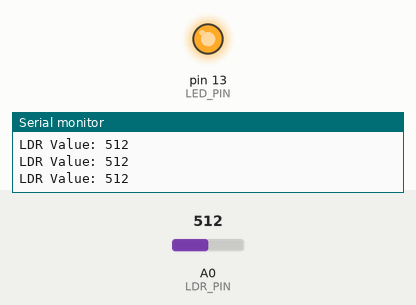
This sketch was run on a simulated Arduino Uno, built with avr-gcc and run on an emulated ATmega328P. Parts: output pins drawn as LEDs (lit = HIGH), the last lines printed to the serial monitor. The test bench sets the inputs (shaded band); at power-on: A0 (LDR_PIN) = 512.

Above: at 1.2 s.
1.3 s: A0 (LDR_PIN) set to 484
At 2.6 s:
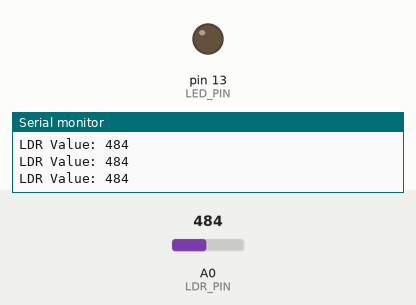
2.9 s: A0 (LDR_PIN) set to 510
At 4.2 s:
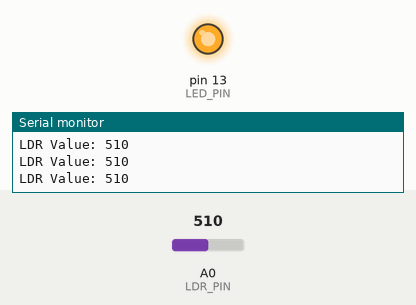
4.5 s: A0 (LDR_PIN) set to 490
At 5.5 s:
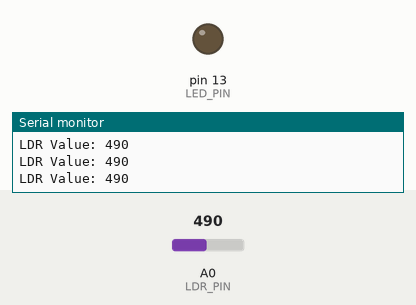
Timing chart, 0 to 7.5 s (numbered marks = the images above; inputs shaded):
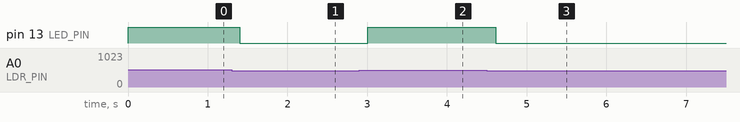

The sketch:

automatic_streetlight.ino
```cpp
const int LDR_PIN = A0;
const int LED_PIN = 13;
const int THRESHOLD = 500; // 969 in dark is well above 500

void setup() {
  pinMode(LED_PIN, OUTPUT);
  Serial.begin(9600);
}

void loop() {
  int ldrValue = analogRead(LDR_PIN);

  Serial.print("LDR Value: ");
  Serial.println(ldrValue);

  // FLIPPED LOGIC: Turn ON LED when value goes ABOVE 500 (Darkness = 969)
  if (ldrValue > THRESHOLD) {
    digitalWrite(LED_PIN, HIGH);
  } else {
    digitalWrite(LED_PIN, LOW);
  }

  delay(200);
}
```

Measured:
- the behaviour switches between 501 and 500 on A0 (LDR_PIN) (found by bisection; images 0 and 1)
- after the input at 1.3 s, pin 13 (LED_PIN): HIGH → LOW after 0.10 s
- after the input at 2.9 s, pin 13 (LED_PIN): LOW → HIGH after 0.11 s
- after the input at 4.5 s, pin 13 (LED_PIN): HIGH → LOW after 0.11 s
